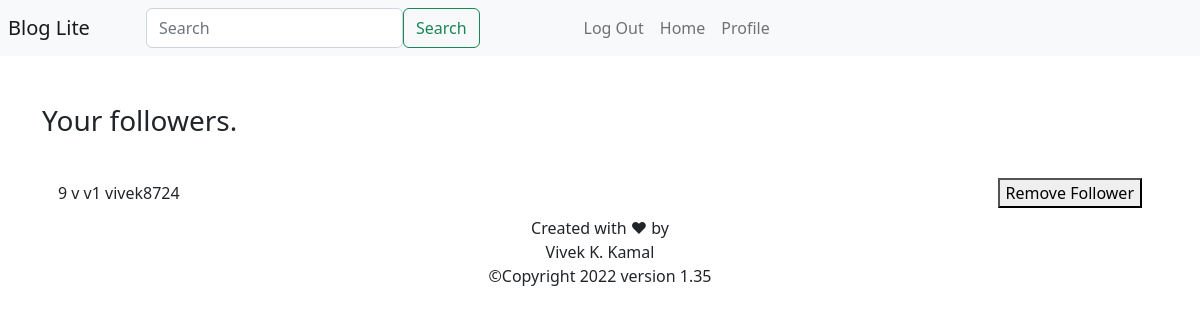
Page /followers/vivek8724 (signed in) on the committed database.
### Website/app_models.py (models this page shows)
class Follower(db.Model):
    id = db.Column(db.Integer, primary_key=True)
    user_id = db.Column(db.Integer, db.ForeignKey('user.id'))
    follower_id = db.Column(db.Integer)

class User(db.Model, UserMixin):
    id = db.Column(db.Integer, primary_key=True)
    name = db.Column(db.String(20))
    user_name = db.Column(db.String(20), unique=True)
    password = db.Column(db.String(20))
    profile_pic = db.Column(db.LargeBinary)
    followers = db.relationship('Follower')
    followings = db.relationship('Following')

### Website/app_auth.py (the view)
@app_auth.route('/followers/<user_name>', methods=['GET', 'POST'])
@login_required
def follower(user_name):
    user = User.query.filter_by(user_name=user_name).first()
    return render_template('followers_page.html', user=user)

### Website/__init__.py (called while the page is built)
def create_app():
    app = Flask(__name__)
    app.config['SECRET_KEY'] = "It's Vivek"
    app.config['SQLALCHEMY_DATABASE_URI'] = f'sqlite:///{DB_NAME}'
    db.init_app(app)
    login_manager = LoginManager()
    login_manager.login_view = 'app_auth.login'
    login_manager.login_message = u"Log in to access the page"
    login_manager.init_app(app)
    @login_manager.user_loader
    def load_user(id):
        return User.query.get(int(id))
    from .app_views import app_views
    from .app_auth import app_auth
    app.register_blueprint(app_views, url_prefix='/')
    app.register_blueprint(app_auth, url_index='/')
    from .app_models import User, Post, Like, Comment, Following, Follower
    with app.app_context():
        db.create_all()
    return app

### Website/Templates/followers_page.html (shortened to what this page needs)
{% extends "app_base.html" %}
{% block content %}
<h3>Your followers.</h3>
<br>
<ul class="list-group list-group-flush" id="notes">
    {% for flwr in user.followers %}
    <li class="list-group-item d-flex justify-content-between align-items-center">
        {{ flwr.id }} {{ user.query.filter_by(id=flwr.follower_id).first().name }}
        {{ user.query.filter_by(id=flwr.follower_id).first().user_name }}
        {{ user.user_name }}
        <button type="button" onClick="removeFollowerFromFollowersPage('{{ flwr.id }}', '{{ user.user_name }}')">
            Remove Follower
        </button>
    </li>
    {% endfor %}
</ul>
{% endblock %}

### rows in the picture
Follower: id "9"
User: query.filter_by "v", query.filter_by "v1"
User: user_name "vivek8724"
